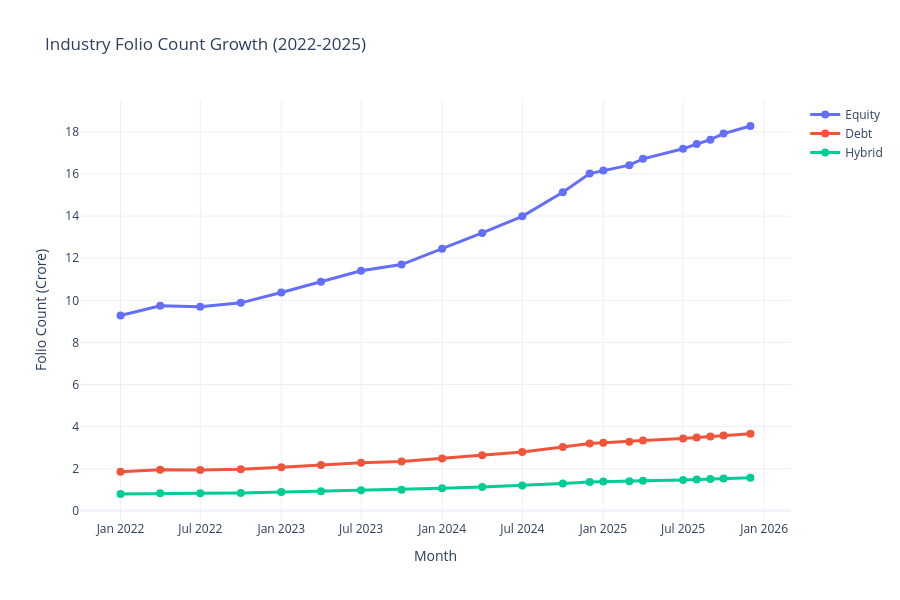

The notebook cell saved with this chart:
### Code cell
# Task 7: Folio count growth line chart Jan 2022 to Dec 2025

folio = folio.sort_values("month")

fig = go.Figure()

# Add traces for Equity, Debt, Hybrid
for col in ["equity_folios_crore", "debt_folios_crore", "hybrid_folios_crore"]:
    if col in folio.columns:
        fig.add_trace(go.Scatter(
            x=folio["month"],
            y=folio[col],
            mode="lines+markers",
            name=col.replace("_folios_crore", "").title(),
            line=dict(width=3),
            marker=dict(size=8)
        ))

fig.update_layout(
    title="Industry Folio Count Growth (2022-2025)",
    xaxis_title="Month",
    yaxis_title="Folio Count (Crore)",
    hovermode="x unified",
    height=600,
    template="plotly_white"
)

fig.write_html("../reports/07_folio_count_growth.html")
fig.write_image("../reports/07_folio_count_growth.png", width=1200, height=600)
fig.show()

print("✅ Task 7 Complete: Folio Count Growth")
if "total_folios_crore" in folio.columns:
    print(f"   Starting folios (Jan 2022): {folio.iloc[0]['total_folios_crore']:.2f} Crore")
    print(f"   Ending folios (Dec 2025): {folio.iloc[-1]['total_folios_crore']:.2f} Crore")
    print(f"   Growth: {((folio.iloc[-1]['total_folios_crore'] / folio.iloc[0]['total_folios_crore']) - 1) * 100:.1f}%")

### Figure 1 — Plotly figure (JSON) as saved in the notebook; plotly's stock layout.template omitted (floating-point values rounded to 4 significant figures)
{"data": [{"line": {"width": 3}, "marker": {"size": 8}, "mode": "lines+markers", "name": "Equity", "type": "scatter", "x": ["2022-01-01T00:00:00", "2022-04-01T00:00:00", "2022-07-01T00:00:00", "2022-10-01T00:00:00", "2023-01-01T00:00:00", "2023-04-01T00:00:00", "2023-07-01T00:00:00", "2023-10-01T00:00:00", "2024-01-01T00:00:00", "2024-04-01T00:00:00", "2024-07-01T00:00:00", "2024-10-01T00:00:00", "2024-12-01T00:00:00", "2025-01-01T00:00:00", "2025-03-01T00:00:00", "2025-04-01T00:00:00", "2025-07-01T00:00:00", "2025-08-01T00:00:00", "2025-09-01T00:00:00", "2025-10-01T00:00:00", "2025-12-01T00:00:00"], "y": [9.28, 9.74, 9.69, 9.88, 10.37, 10.88, 11.4, 11.7, 12.45, 13.2, 13.99, 15.13, 16.02, 16.17, 16.42, 16.72, 17.2, 17.42, 17.63, 17.92, 18.28]}, {"line": {"width": 3}, "marker": {"size": 8}, "mode": "lines+markers", "name": "Debt", "type": "scatter", "x": ["2022-01-01T00:00:00", "2022-04-01T00:00:00", "2022-07-01T00:00:00", "2022-10-01T00:00:00", "2023-01-01T00:00:00", "2023-04-01T00:00:00", "2023-07-01T00:00:00", "2023-10-01T00:00:00", "2024-01-01T00:00:00", "2024-04-01T00:00:00", "2024-07-01T00:00:00", "2024-10-01T00:00:00", "2024-12-01T00:00:00", "2025-01-01T00:00:00", "2025-03-01T00:00:00", "2025-04-01T00:00:00", "2025-07-01T00:00:00", "2025-08-01T00:00:00", "2025-09-01T00:00:00", "2025-10-01T00:00:00", "2025-12-01T00:00:00"], "y": [1.86, 1.95, 1.94, 1.98, 2.07, 2.18, 2.28, 2.34, 2.49, 2.64, 2.8, 3.03, 3.2, 3.23, 3.28, 3.34, 3.44, 3.48, 3.53, 3.58, 3.66]}, {"line": {"width": 3}, "marker": {"size": 8}, "mode": "lines+markers", "name": "Hybrid", "type": "scatter", "x": ["2022-01-01T00:00:00", "2022-04-01T00:00:00", "2022-07-01T00:00:00", "2022-10-01T00:00:00", "2023-01-01T00:00:00", "2023-04-01T00:00:00", "2023-07-01T00:00:00", "2023-10-01T00:00:00", "2024-01-01T00:00:00", "2024-04-01T00:00:00", "2024-07-01T00:00:00", "2024-10-01T00:00:00", "2024-12-01T00:00:00", "2025-01-01T00:00:00", "2025-03-01T00:00:00", "2025-04-01T00:00:00", "2025-07-01T00:00:00", "2025-08-01T00:00:00", "2025-09-01T00:00:00", "2025-10-01T00:00:00", "2025-12-01T00:00:00"], "y": [0.8, 0.83, 0.83, 0.85, 0.89, 0.93, 0.98, 1.0, 1.07, 1.13, 1.2, 1.3, 1.37, 1.39, 1.41, 1.43, 1.47, 1.49, 1.51, 1.54, 1.57]}], "layout": {"height": 600, "hovermode": "x unified", "title": {"text": "Industry Folio Count Growth (2022-2025)"}, "xaxis": {"title": {"text": "Month"}}, "yaxis": {"title": {"text": "Folio Count (Crore)"}}}}
